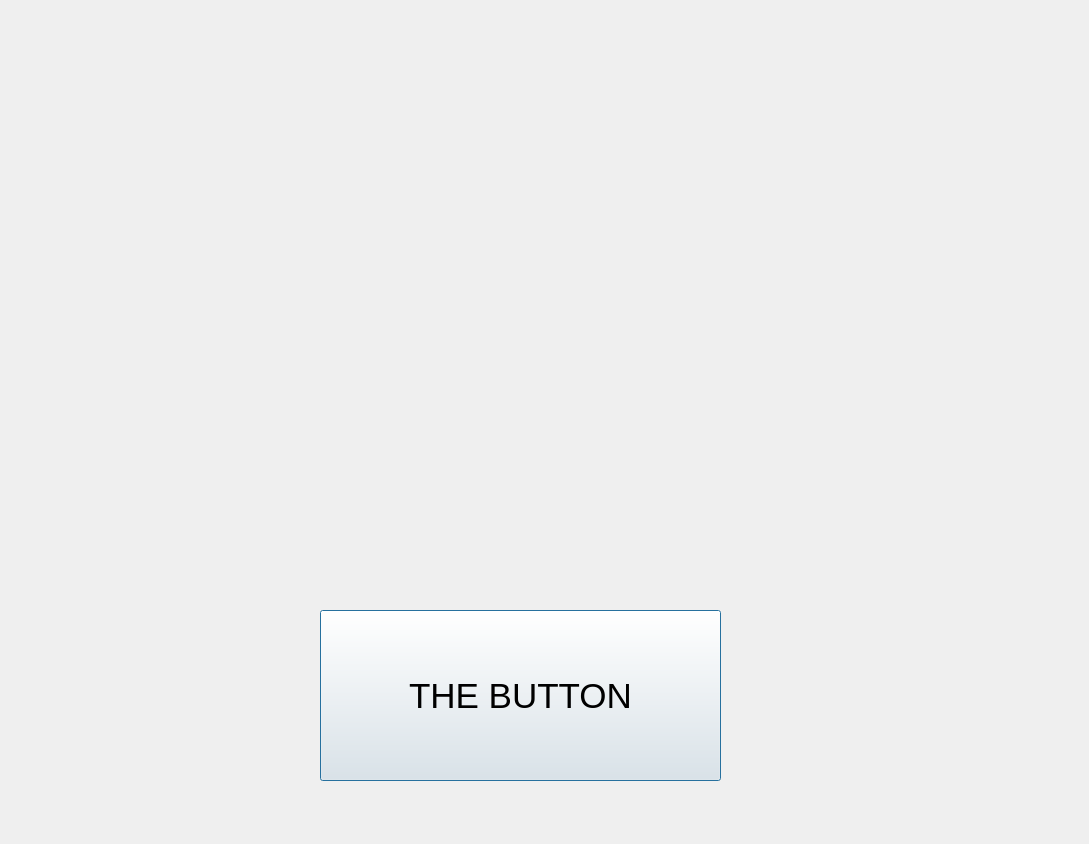
<?xml version="1.0" encoding="UTF-8"?>
<ui version="4.0">
 <class>Dialog</class>
 <widget class="QDialog" name="Dialog">
  <property name="geometry">
   <rect>
    <x>0</x>
    <y>0</y>
    <width>1089</width>
    <height>844</height>
   </rect>
  </property>
  <property name="windowTitle">
   <string>Dialog</string>
  </property>
  <widget class="QPushButton" name="draw">
   <property name="geometry">
    <rect>
     <x>320</x>
     <y>610</y>
     <width>401</width>
     <height>171</height>
    </rect>
   </property>
   <property name="font">
    <font>
     <pointsize>26</pointsize>
    </font>
   </property>
   <property name="text">
    <string>THE BUTTON</string>
   </property>
  </widget>
 </widget>
 <resources/>
 <connections/>
</ui>
